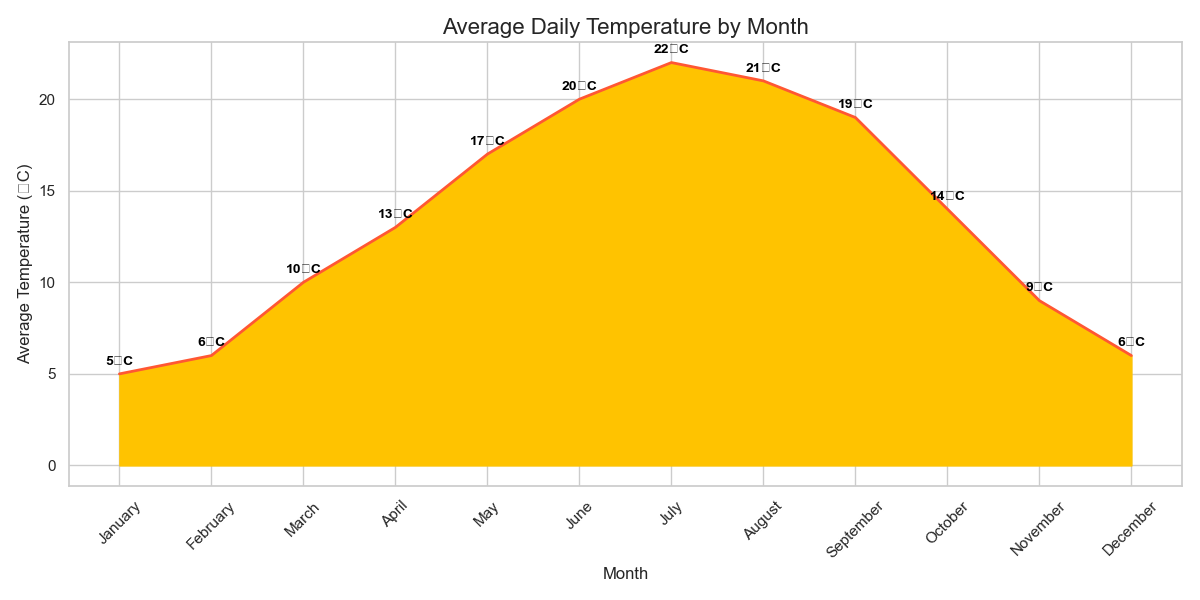

The script that drew this image:

import pandas as pd
import seaborn as sns
import matplotlib.pyplot as plt

# Create a DataFrame from the above data
data = pd.DataFrame({
    "Month": ["January", "February", "March", "April", "May", "June", 
              "July", "August", "September", "October", "November", "December"],
    "Average_Temp": [5, 6, 10, 13, 17, 20, 22, 21, 19, 14, 9, 6]
})

# Set the figure size for better clarity
plt.figure(figsize=(12, 6))

# Create an area plot
sns.set_theme(style="whitegrid")
ax = sns.lineplot(
    x="Month",
    y="Average_Temp",
    data=data,
    color="#FF5733",
    linewidth=2
)
ax.fill_between(data["Month"], data["Average_Temp"], color="#FFC300")

# Add annotation
for i in range(data.shape[0]):
    plt.text(data["Month"][i], data["Average_Temp"][i] + 0.5, str(data["Average_Temp"][i]) + '°C', 
             horizontalalignment='center', size='small', color='black', weight='semibold')

# Rotate the x-axis labels for better readability
plt.xticks(rotation=45)

# Set chart title and labels
ax.set_title('Average Daily Temperature by Month', fontsize=16)
ax.set_xlabel('Month', fontsize=12)
ax.set_ylabel('Average Temperature (°C)', fontsize=12)

# Show the plot
plt.tight_layout()
plt.show()
